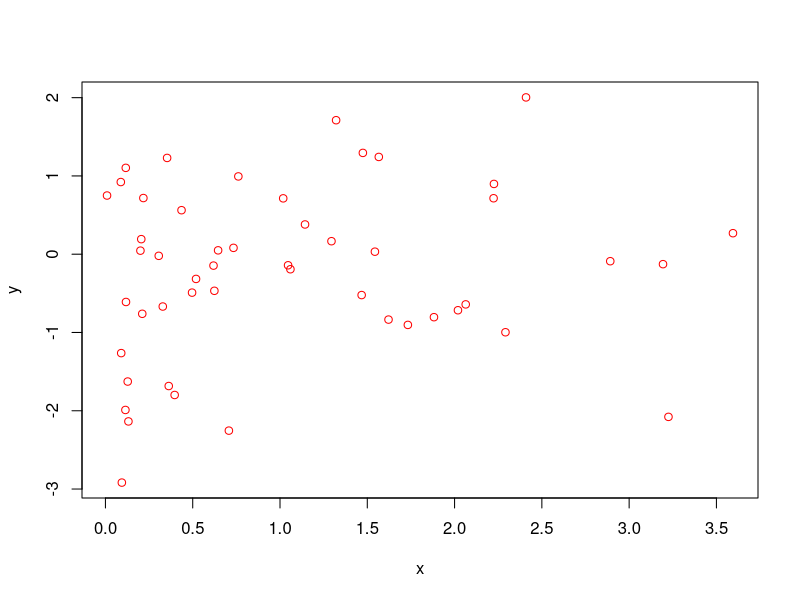
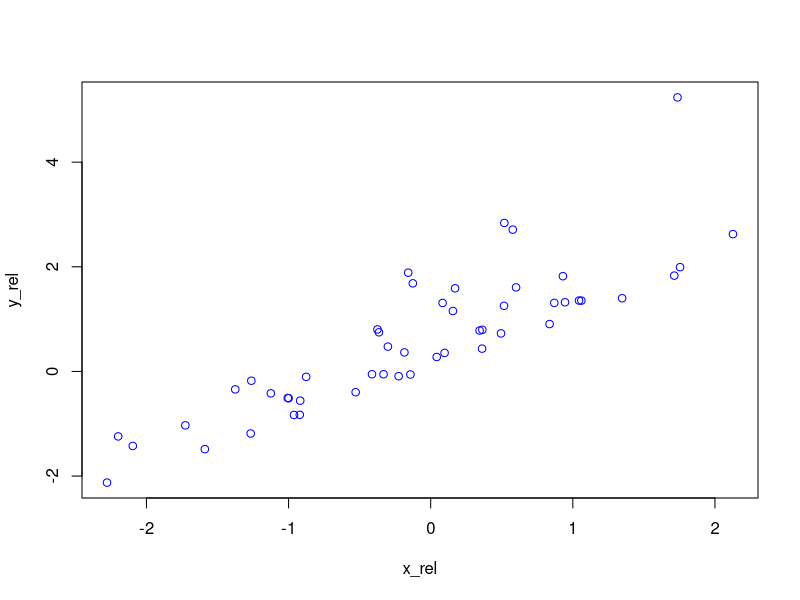

These charts were generated, in order, by the following R code:
## ---- chunk 1
x <- rexp(50)
y <- rnorm(50)

plot(x,y, col = "red")



## ---- chunk 2
x_rel = rnorm(50)
y_rel = rexp(50) + x_rel

plot(x_rel,y_rel, col = "blue")
